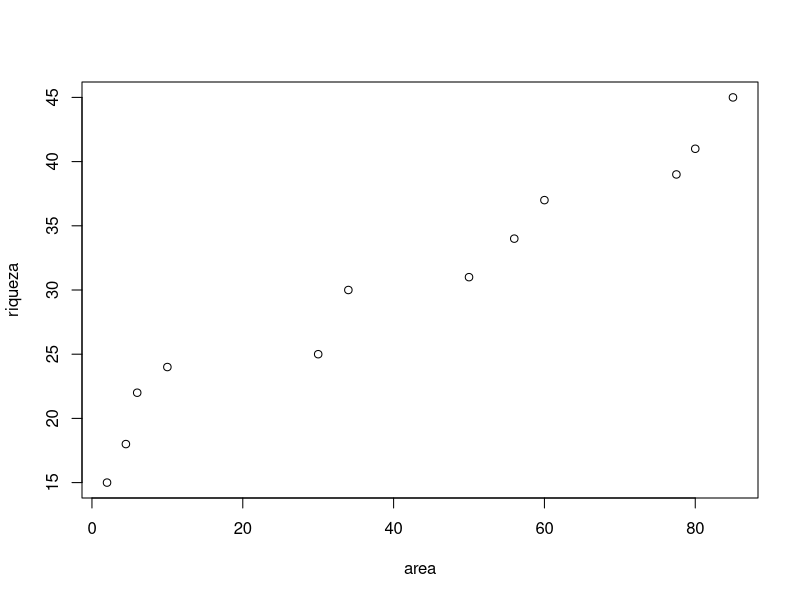
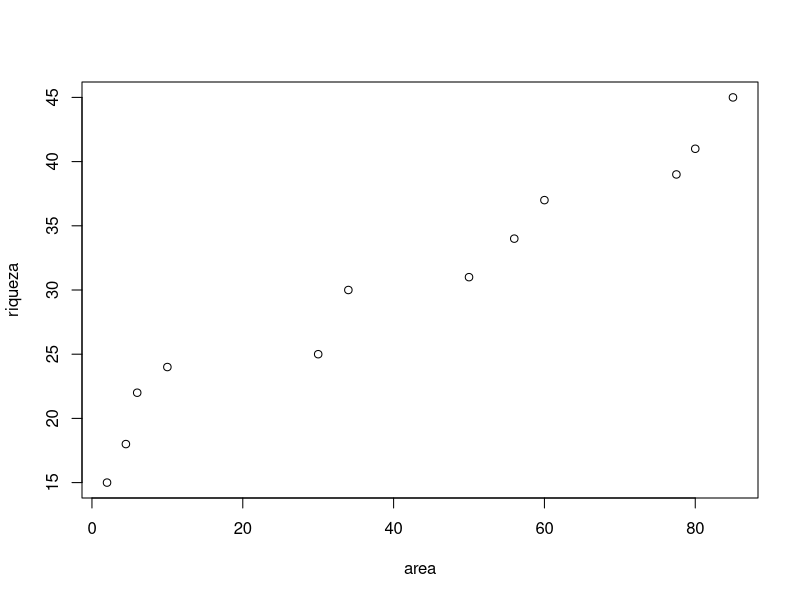
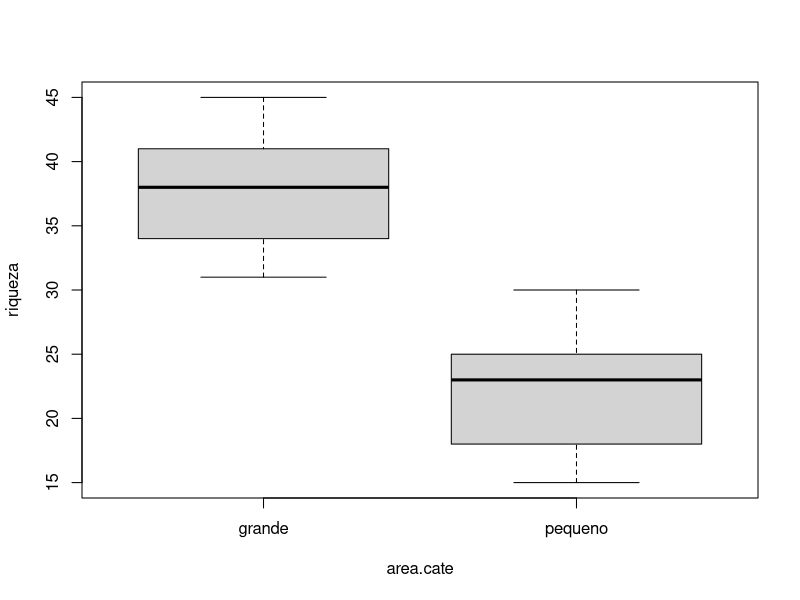
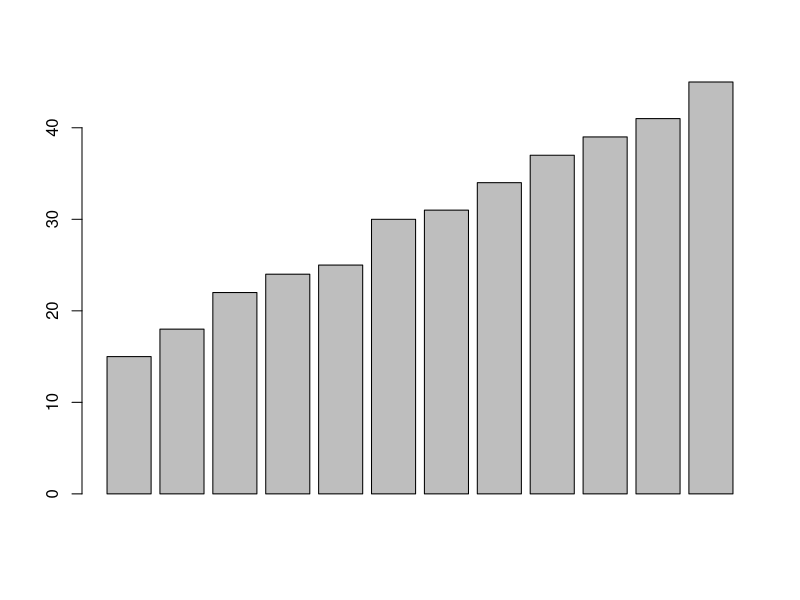

Write R code to recreate these figures, in order.
riqueza <- c(15,18,22,24,25,30,31,34,37,39,41,45)
area <- c(2,4.5,6,10,30,34,50,56,60,77.5,80,85)
area.cate <- rep(c("pequeno", "grande"), each=6)
 
plot(riqueza~area)
plot(area,riqueza) # o mesmo que o anterior
boxplot(riqueza~area.cate)
barplot(riqueza)